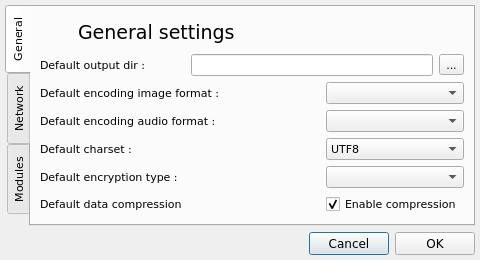
<?xml version="1.0" encoding="UTF-8"?>
<ui version="4.0">
 <class>PreferenceDialog</class>
 <widget class="QDialog" name="PreferenceDialog">
  <property name="geometry">
   <rect>
    <x>0</x>
    <y>0</y>
    <width>480</width>
    <height>260</height>
   </rect>
  </property>
  <property name="minimumSize">
   <size>
    <width>480</width>
    <height>200</height>
   </size>
  </property>
  <property name="windowTitle">
   <string>Preferences</string>
  </property>
  <property name="windowIcon">
   <iconset resource="../silenteye.qrc">
    <normaloff>:/menu/img/settings.png</normaloff>:/menu/img/settings.png</iconset>
  </property>
  <layout class="QVBoxLayout" name="verticalLayout">
   <property name="margin">
    <number>5</number>
   </property>
   <item>
    <widget class="QTabWidget" name="tabWidget">
     <property name="font">
      <font>
       <family>Verdana</family>
       <pointsize>8</pointsize>
       <weight>50</weight>
       <bold>false</bold>
      </font>
     </property>
     <property name="tabPosition">
      <enum>QTabWidget::West</enum>
     </property>
     <property name="currentIndex">
      <number>0</number>
     </property>
     <property name="usesScrollButtons">
      <bool>false</bool>
     </property>
     <widget class="QWidget" name="generalWidget">
      <attribute name="title">
       <string>General</string>
      </attribute>
      <layout class="QGridLayout" name="gridLayout">
       <item row="1" column="5">
        <widget class="QToolButton" name="outputToolButton">
         <property name="font">
          <font>
           <family>Verdana</family>
          </font>
         </property>
         <property name="text">
          <string>...</string>
         </property>
        </widget>
       </item>
       <item row="0" column="1" colspan="5">
        <widget class="QLabel" name="generalLabel">
         <property name="maximumSize">
          <size>
           <width>16777215</width>
           <height>30</height>
          </size>
         </property>
         <property name="font">
          <font>
           <family>Verdana</family>
           <pointsize>14</pointsize>
           <weight>50</weight>
           <bold>false</bold>
          </font>
         </property>
         <property name="text">
          <string>General settings</string>
         </property>
        </widget>
       </item>
       <item row="1" column="0" colspan="2">
        <widget class="QLabel" name="outputLabel">
         <property name="font">
          <font>
           <family>Verdana</family>
          </font>
         </property>
         <property name="text">
          <string>Default output dir :</string>
         </property>
        </widget>
       </item>
       <item row="0" column="0">
        <widget class="QLabel" name="generalIcon">
         <property name="minimumSize">
          <size>
           <width>32</width>
           <height>32</height>
          </size>
         </property>
         <property name="maximumSize">
          <size>
           <width>32</width>
           <height>32</height>
          </size>
         </property>
         <property name="text">
          <string/>
         </property>
         <property name="pixmap">
          <pixmap resource="../silenteye.qrc">:/menu/img/settings.png</pixmap>
         </property>
         <property name="scaledContents">
          <bool>true</bool>
         </property>
        </widget>
       </item>
       <item row="1" column="2" colspan="3">
        <widget class="QLineEdit" name="outputLineEdit">
         <property name="font">
          <font>
           <family>Verdana</family>
          </font>
         </property>
         <property name="readOnly">
          <bool>true</bool>
         </property>
        </widget>
       </item>
       <item row="2" column="3">
        <widget class="QLabel" name="imageFormatIcon">
         <property name="minimumSize">
          <size>
           <width>16</width>
           <height>16</height>
          </size>
         </property>
         <property name="maximumSize">
          <size>
           <width>16</width>
           <height>16</height>
          </size>
         </property>
         <property name="text">
          <string/>
         </property>
         <property name="pixmap">
          <pixmap resource="../silenteye.qrc">:/icons/img/imageformat.png</pixmap>
         </property>
         <property name="scaledContents">
          <bool>true</bool>
         </property>
        </widget>
       </item>
       <item row="2" column="0" colspan="3">
        <widget class="QLabel" name="imageFormatLabel">
         <property name="font">
          <font>
           <family>Verdana</family>
          </font>
         </property>
         <property name="text">
          <string>Default encoding image format :</string>
         </property>
        </widget>
       </item>
       <item row="2" column="4" colspan="2">
        <widget class="QComboBox" name="imageFormatComboBox">
         <property name="font">
          <font>
           <family>Verdana</family>
          </font>
         </property>
        </widget>
       </item>
       <item row="4" column="3">
        <widget class="QLabel" name="charsetIcon">
         <property name="minimumSize">
          <size>
           <width>16</width>
           <height>16</height>
          </size>
         </property>
         <property name="maximumSize">
          <size>
           <width>16</width>
           <height>16</height>
          </size>
         </property>
         <property name="text">
          <string/>
         </property>
         <property name="pixmap">
          <pixmap resource="../silenteye.qrc">:/icons/img/charset.png</pixmap>
         </property>
         <property name="scaledContents">
          <bool>true</bool>
         </property>
        </widget>
       </item>
       <item row="4" column="0" colspan="3">
        <widget class="QLabel" name="charsetLabel">
         <property name="font">
          <font>
           <family>Verdana</family>
          </font>
         </property>
         <property name="text">
          <string>Default charset :</string>
         </property>
        </widget>
       </item>
       <item row="5" column="3">
        <widget class="QLabel" name="cryptoIcon">
         <property name="minimumSize">
          <size>
           <width>16</width>
           <height>16</height>
          </size>
         </property>
         <property name="maximumSize">
          <size>
           <width>16</width>
           <height>16</height>
          </size>
         </property>
         <property name="text">
          <string/>
         </property>
         <property name="pixmap">
          <pixmap resource="../silenteye.qrc">:/icons/img/crypto.png</pixmap>
         </property>
         <property name="scaledContents">
          <bool>true</bool>
         </property>
        </widget>
       </item>
       <item row="4" column="4" colspan="2">
        <widget class="QComboBox" name="charsetComboBox">
         <property name="font">
          <font>
           <family>Verdana</family>
          </font>
         </property>
         <item>
          <property name="text">
           <string>UTF8</string>
          </property>
         </item>
         <item>
          <property name="text">
           <string>Latin1</string>
          </property>
         </item>
         <item>
          <property name="text">
           <string>ASCII</string>
          </property>
         </item>
        </widget>
       </item>
       <item row="5" column="0" colspan="3">
        <widget class="QLabel" name="crytpoLabel">
         <property name="font">
          <font>
           <family>Verdana</family>
          </font>
         </property>
         <property name="text">
          <string>Default encryption type :</string>
         </property>
        </widget>
       </item>
       <item row="5" column="4" colspan="2">
        <widget class="QComboBox" name="cryptoComboBox">
         <property name="font">
          <font>
           <family>Verdana</family>
          </font>
         </property>
        </widget>
       </item>
       <item row="3" column="0" colspan="3">
        <widget class="QLabel" name="audioFormatLabel">
         <property name="font">
          <font>
           <family>Verdana</family>
          </font>
         </property>
         <property name="text">
          <string>Default encoding audio format :</string>
         </property>
        </widget>
       </item>
       <item row="3" column="4" colspan="2">
        <widget class="QComboBox" name="audioFormatComboBox">
         <property name="font">
          <font>
           <family>Verdana</family>
          </font>
         </property>
        </widget>
       </item>
       <item row="3" column="3">
        <widget class="QLabel" name="audioFormatIcon">
         <property name="minimumSize">
          <size>
           <width>16</width>
           <height>16</height>
          </size>
         </property>
         <property name="maximumSize">
          <size>
           <width>16</width>
           <height>16</height>
          </size>
         </property>
         <property name="text">
          <string/>
         </property>
         <property name="pixmap">
          <pixmap resource="../silenteye.qrc">:/icons/img/play.png</pixmap>
         </property>
         <property name="scaledContents">
          <bool>true</bool>
         </property>
        </widget>
       </item>
       <item row="6" column="4" colspan="2">
        <widget class="QCheckBox" name="compressCheckBox">
         <property name="text">
          <string>Enable compression</string>
         </property>
         <property name="checked">
          <bool>true</bool>
         </property>
        </widget>
       </item>
       <item row="6" column="0" colspan="3">
        <widget class="QLabel" name="compressLabel">
         <property name="text">
          <string>Default data compression</string>
         </property>
        </widget>
       </item>
      </layout>
     </widget>
     <widget class="QWidget" name="networkWidget">
      <attribute name="title">
       <string>Network</string>
      </attribute>
      <layout class="QGridLayout" name="gridLayout_3">
       <item row="0" column="0">
        <widget class="QLabel" name="networkIcon">
         <property name="maximumSize">
          <size>
           <width>32</width>
           <height>32</height>
          </size>
         </property>
         <property name="text">
          <string/>
         </property>
         <property name="pixmap">
          <pixmap resource="../silenteye.qrc">:/icons/img/network.png</pixmap>
         </property>
         <property name="scaledContents">
          <bool>true</bool>
         </property>
        </widget>
       </item>
       <item row="0" column="1" colspan="2">
        <widget class="QLabel" name="networkLabel">
         <property name="font">
          <font>
           <pointsize>14</pointsize>
          </font>
         </property>
         <property name="text">
          <string>Network settings</string>
         </property>
        </widget>
       </item>
       <item row="1" column="0" colspan="2">
        <widget class="QCheckBox" name="proxyCheckBox">
         <property name="text">
          <string>Use HTTP Proxy</string>
         </property>
        </widget>
       </item>
       <item row="2" column="0" colspan="2">
        <widget class="QLabel" name="proxyHostLabel">
         <property name="text">
          <string>Proxy hostname :</string>
         </property>
        </widget>
       </item>
       <item row="2" column="2">
        <widget class="QLineEdit" name="proxyHostLineEdit">
         <property name="enabled">
          <bool>false</bool>
         </property>
         <property name="alignment">
          <set>Qt::AlignRight|Qt::AlignTrailing|Qt::AlignVCenter</set>
         </property>
        </widget>
       </item>
       <item row="4" column="0" colspan="2">
        <widget class="QLabel" name="proxyLoginLabel">
         <property name="text">
          <string>Proxy login :</string>
         </property>
        </widget>
       </item>
       <item row="4" column="2">
        <widget class="QLineEdit" name="proxyLoginLineEdit">
         <property name="enabled">
          <bool>false</bool>
         </property>
         <property name="alignment">
          <set>Qt::AlignRight|Qt::AlignTrailing|Qt::AlignVCenter</set>
         </property>
        </widget>
       </item>
       <item row="5" column="0" colspan="2">
        <widget class="QLabel" name="proxyPasswordLabel">
         <property name="text">
          <string>Proxy password :</string>
         </property>
        </widget>
       </item>
       <item row="5" column="2">
        <widget class="QLineEdit" name="proxyPasswordLineEdit">
         <property name="enabled">
          <bool>false</bool>
         </property>
         <property name="echoMode">
          <enum>QLineEdit::Password</enum>
         </property>
         <property name="alignment">
          <set>Qt::AlignRight|Qt::AlignTrailing|Qt::AlignVCenter</set>
         </property>
        </widget>
       </item>
       <item row="3" column="0" colspan="2">
        <widget class="QLabel" name="proxyPortLabel">
         <property name="text">
          <string>Proxy port :</string>
         </property>
        </widget>
       </item>
       <item row="3" column="2">
        <widget class="QSpinBox" name="proxyPortSpinBox">
         <property name="enabled">
          <bool>false</bool>
         </property>
         <property name="alignment">
          <set>Qt::AlignRight|Qt::AlignTrailing|Qt::AlignVCenter</set>
         </property>
         <property name="minimum">
          <number>1</number>
         </property>
         <property name="maximum">
          <number>99999</number>
         </property>
         <property name="value">
          <number>3128</number>
         </property>
        </widget>
       </item>
      </layout>
     </widget>
     <widget class="QWidget" name="modulesWidget">
      <attribute name="title">
       <string>Modules</string>
      </attribute>
      <layout class="QGridLayout" name="gridLayout_2">
       <item row="0" column="0">
        <widget class="QLabel" name="modulesIcon">
         <property name="maximumSize">
          <size>
           <width>32</width>
           <height>32</height>
          </size>
         </property>
         <property name="text">
          <string/>
         </property>
         <property name="pixmap">
          <pixmap resource="../silenteye.qrc">:/icons/img/module.png</pixmap>
         </property>
         <property name="scaledContents">
          <bool>true</bool>
         </property>
        </widget>
       </item>
       <item row="0" column="1">
        <widget class="QLabel" name="modulesLabel">
         <property name="font">
          <font>
           <pointsize>14</pointsize>
          </font>
         </property>
         <property name="text">
          <string>Modules</string>
         </property>
        </widget>
       </item>
       <item row="1" column="0" colspan="2">
        <widget class="QListWidget" name="moduleListWidget">
         <property name="font">
          <font>
           <weight>75</weight>
           <italic>false</italic>
           <bold>true</bold>
           <underline>false</underline>
          </font>
         </property>
         <property name="iconSize">
          <size>
           <width>24</width>
           <height>24</height>
          </size>
         </property>
         <property name="spacing">
          <number>5</number>
         </property>
         <property name="uniformItemSizes">
          <bool>false</bool>
         </property>
         <property name="wordWrap">
          <bool>true</bool>
         </property>
         <item>
          <property name="text">
           <string>No module loaded</string>
          </property>
          <property name="icon">
           <iconset resource="../silenteye.qrc">
            <normaloff>:/buttons/img/cancel.png</normaloff>
            <normalon>:/buttons/img/cancel.png</normalon>:/buttons/img/cancel.png</iconset>
          </property>
         </item>
        </widget>
       </item>
      </layout>
     </widget>
    </widget>
   </item>
   <item>
    <widget class="QWidget" name="buttonWidget" native="true">
     <layout class="QHBoxLayout" name="horizontalLayout_2">
      <property name="margin">
       <number>0</number>
      </property>
      <item>
       <spacer name="horizontalSpacer">
        <property name="orientation">
         <enum>Qt::Horizontal</enum>
        </property>
        <property name="sizeHint" stdset="0">
         <size>
          <width>40</width>
          <height>20</height>
         </size>
        </property>
       </spacer>
      </item>
      <item>
       <widget class="QPushButton" name="cancelButton">
        <property name="font">
         <font>
          <family>Verdana</family>
         </font>
        </property>
        <property name="text">
         <string>Cancel</string>
        </property>
        <property name="icon">
         <iconset resource="../silenteye.qrc">
          <normaloff>:/buttons/img/cancel.png</normaloff>:/buttons/img/cancel.png</iconset>
        </property>
       </widget>
      </item>
      <item>
       <widget class="QPushButton" name="okButton">
        <property name="font">
         <font>
          <family>Verdana</family>
         </font>
        </property>
        <property name="text">
         <string>OK</string>
        </property>
        <property name="icon">
         <iconset resource="../silenteye.qrc">
          <normaloff>:/buttons/img/ok.png</normaloff>:/buttons/img/ok.png</iconset>
        </property>
       </widget>
      </item>
     </layout>
    </widget>
   </item>
  </layout>
 </widget>
 <resources>
  <include location="../silenteye.qrc"/>
 </resources>
 <connections>
  <connection>
   <sender>cancelButton</sender>
   <signal>pressed()</signal>
   <receiver>PreferenceDialog</receiver>
   <slot>reject()</slot>
   <hints>
    <hint type="sourcelabel">
     <x>352</x>
     <y>241</y>
    </hint>
    <hint type="destinationlabel">
     <x>239</x>
     <y>129</y>
    </hint>
   </hints>
  </connection>
  <connection>
   <sender>okButton</sender>
   <signal>pressed()</signal>
   <receiver>PreferenceDialog</receiver>
   <slot>accept()</slot>
   <hints>
    <hint type="sourcelabel">
     <x>437</x>
     <y>241</y>
    </hint>
    <hint type="destinationlabel">
     <x>239</x>
     <y>129</y>
    </hint>
   </hints>
  </connection>
 </connections>
</ui>
